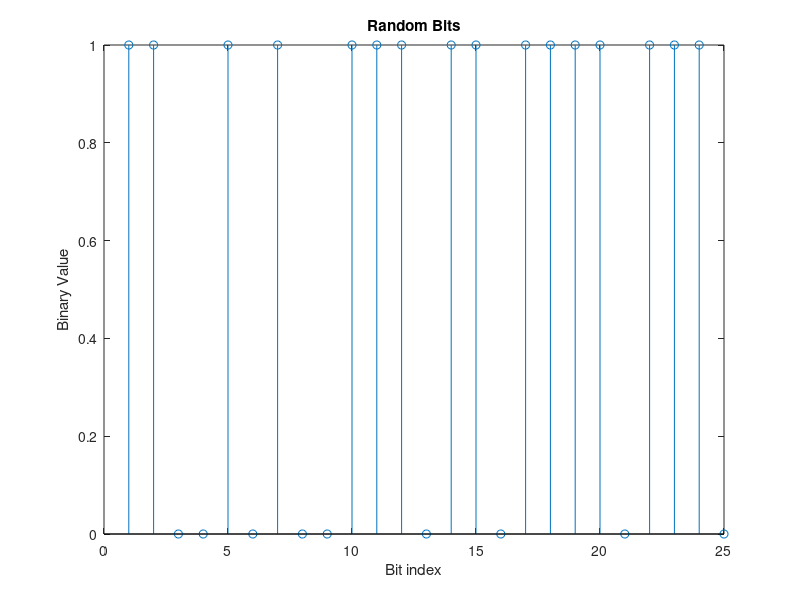
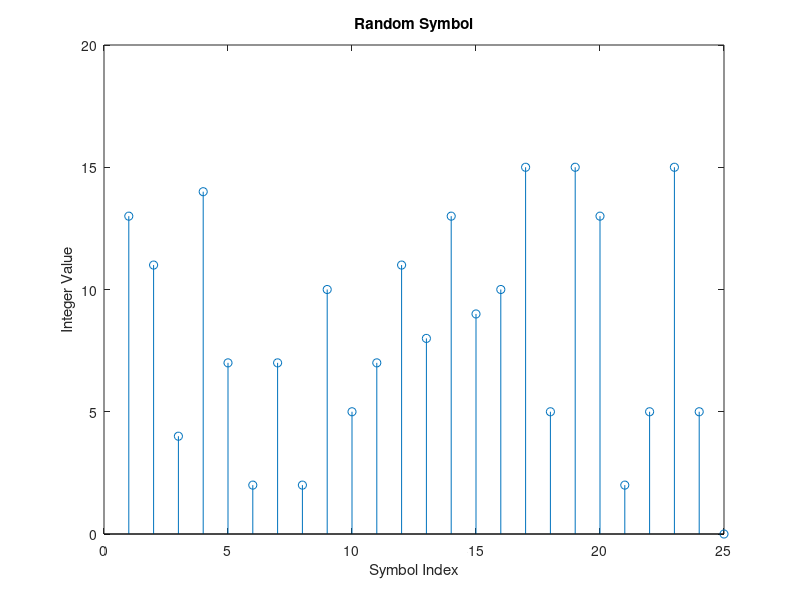
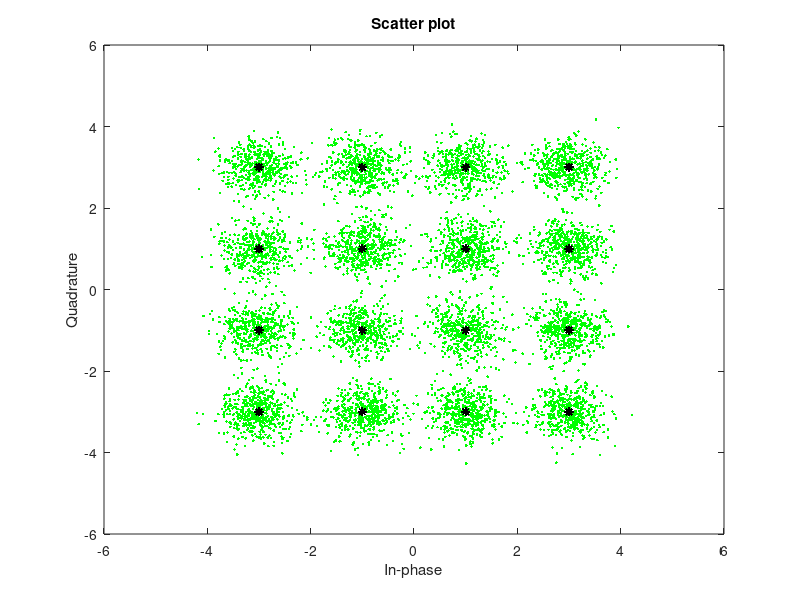

These charts were generated, in order, by the following MATLAB code:
close all;

rng default;
n = 30000;
dataIn = randi([0,1],n,1);

stem(dataIn(1:25));
title('Random Bits');
xlabel('Bit index');
ylabel('Binary Value');

k = 4;
dataInMatrix = reshape(dataIn,length(dataIn)/k,k);
dataSymbolsIn = bi2de(dataInMatrix);

figure;
stem(dataSymbolsIn(1:25));
title('Random Symbol');
xlabel('Symbol Index');
ylabel('Integer Value');

M = 16;
dataMod = qammod(dataSymbolsIn,M,'bin');
dataModG = qammod(dataSymbolsIn,M);

EbN0 = 10;
numSamplesPerSymbol = 1;
snr = EbN0 + 10*log10(k) - 10*log10(numSamplesPerSymbol)
%snr = 100

receivedSignal = awgn(dataMod,snr,'measured');
receivedSignalG = awgn(dataModG,snr,'measured');


%sPlotFig = scatterplot(dataMod,1,0,'g.');
sPlotFig = scatterplot(receivedSignal,1,0,'green.');
hold on
scatterplot(dataMod,1,0,'black*',sPlotFig);

dataSymbolsOut = qamdemod(receivedSignal,M,'bin');
dataSymbolsOutG = qamdemod(receivedSignalG,M);

dataOutMatrix = de2bi(dataSymbolsOut,k);
